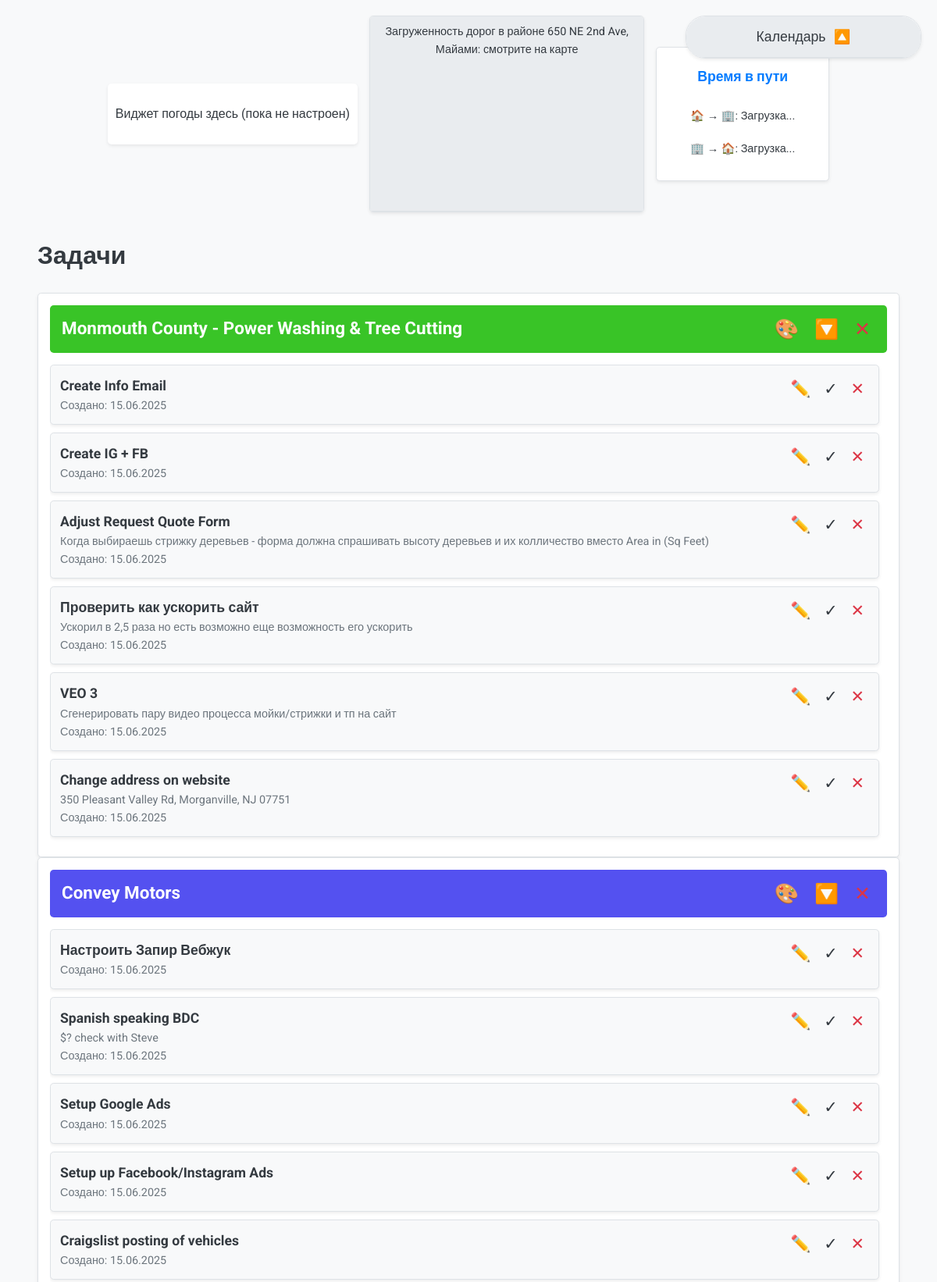
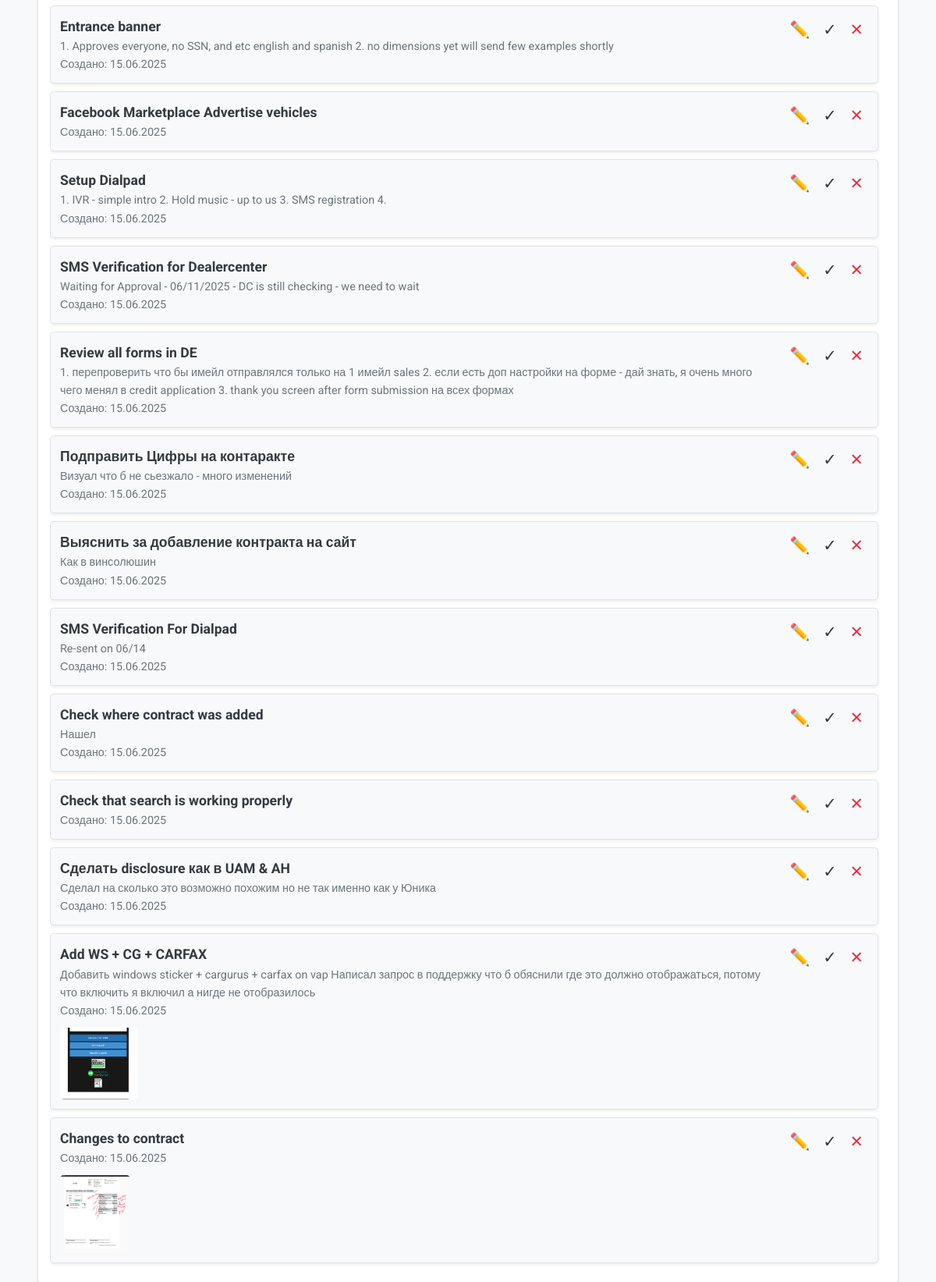
Screenshot of / (signed in, upper part) with the database file from the repository (2 pictures, top to bottom).
### models.py (models this page shows)
class Category(db.Model):
    id = db.Column(db.Integer, primary_key=True)
    name = db.Column(db.String(50), nullable=False)
    color = db.Column(db.String(7), default='#ffffff')
    order = db.Column(db.Integer, default=0)

class Task(db.Model):
    id = db.Column(db.Integer, primary_key=True)
    title = db.Column(db.String(100), nullable=False)
    note = db.Column(db.Text, nullable=True)
    deadline = db.Column(db.Date, nullable=True)
    completed = db.Column(db.Boolean, default=False)
    created_at = db.Column(db.Date, nullable=False)
    order = db.Column(db.Integer, default=0, nullable=False)
    category_id = db.Column(db.Integer, db.ForeignKey('category.id'), nullable=False)
    user_id = db.Column(db.Integer, db.ForeignKey('user.id'), nullable=False)
    file_urls = db.Column(db.String(1024), nullable=True)  # Список URL через запятую
    category = db.relationship('Category', backref=db.backref('tasks', lazy=True))
    user = db.relationship('User', backref=db.backref('tasks', lazy=True))

### views.py (the view)
@main.route('/')
@login_required
def index():
    categories = Category.query.order_by(Category.order).all()
    tasks_by_cat = {cat.id: Task.query.filter_by(category_id=cat.id, user_id=current_user.id).order_by(Task.order).all() for cat in categories}
    tasks_by_cat_with_files = {}
    for cat_id, tasks in tasks_by_cat.items():
        tasks_with_files = []
        for task in tasks:
            file_info = []
            if task.file_urls:
                for url in task.file_urls.split(','):
                    if url:
                        filename = url.split('/')[-1].split('_', 1)[-1]
                        is_image = url.lower().endswith(('.png', '.jpg', '.jpeg', '.gif'))
                        is_document = url.lower().endswith(('.pdf', '.docx', '.csv', '.xlsx'))
                        file_info.append({
                            'url': url,
                            'filename': filename,
                            'is_image': is_image,
                            'is_document': is_document
                        })
            tasks_with_files.append({
                'task': task,
                'files': file_info
            })
        tasks_by_cat_with_files[cat_id] = tasks_with_files
    deadline_events = [
        {
            'id': str(task.id),
            'title': task.title,
            'start': task.deadline.strftime('%Y-%m-%d') if task.deadline else None,
            'color': '#6c757d' if task.completed else '#dc3545',
            'completed': task.completed
        }
        for cat in categories
        for task in tasks_by_cat[cat.id]
        if task.deadline
    ]
    return render_template('index.html', categories=categories, tasks_by_cat=tasks_by_cat_with_files,
                           deadline_events=deadline_events)

### app.py (called while the page is built)
@login_manager.user_loader
def load_user(user_id):
    return User.query.get(int(user_id))

### templates/index.html (shortened to what this page needs)
{% extends "base.html" %}
{% block content %}
<div class="container">
    <h1>Задачи</h1>
    <div class="calendar-wrapper calendar-collapsed">
        <div class="calendar-toggle">
            <span>Календарь</span>
            <span class="toggle-icon"></span>
        </div>
    </div>
    <div class="categories-grid">
        {% for cat in categories %}
            <div class="category" id="category-{{ cat.id }}" draggable="true">
                <div class="category-header" style="background-color: {{ cat.color }};">
                    <h3>{{ cat.name }}</h3>
                    <div class="button-group">
                        <button class="edit-category-color btn-action" data-cat-id="{{ cat.id }}" title="Изменить цвет категории">🎨</button>
                        <button class="toggle-tasks btn-action" data-cat-id="{{ cat.id }}" title="Свернуть/развернуть задачи">🔽</button>
                        <button class="delete-category btn-action btn-action-danger" data-cat-id="{{ cat.id }}" title="Удалить категорию">✕</button>
                    </div>
                </div>
                <div id="task-container-{{ cat.id }}" class="task-container">
                    {% for task_data in tasks_by_cat[cat.id] %}
                        {% set task = task_data.task %}
                        <div class="task-item" id="task-{{ task.id }}" data-task-id="{{ task.id }}" data-task-deadline="{% if task.deadline %}{{ task.deadline.strftime('%Y-%m-%d') }}{% endif %}" draggable="true">
                            <div class="task-content">
                                <div id="task-display-{{ task.id }}">
                                    <strong class="{{ 'completed' if task.completed else '' }}">{{ task.title }}</strong>
                                    {% if task.note %}
                                        <p>{{ task.note }}</p>
                                    {% endif %}
                                    <p>Создано: {{ task.created_at.strftime('%d.%m.%Y') }}</p>
                                    {% if task_data.files %}
                                        <div class="file-list">
                                            {% for file in task_data.files %}
                                                {% if file.is_image %}
                                                    <img src="{{ file.url }}" alt="{{ file.filename }}" class="task-image" data-full-url="{{ file.url }}">
                                                {% elif file.is_document %}
                                                    <a href="#" class="file-link" data-file-url="{{ file.url }}">{{ file.filename }}</a>
                                                {% endif %}
                                            {% endfor %}
                                        </div>
                                    {% endif %}
                                </div>
                            </div>
                            <div class="task-actions">
                                <button class="edit-task-button btn-action" data-task-id="{{ task.id }}" title="Редактировать задачу">✏️</button>
                                <button class="toggle-task btn-action" data-task-id="{{ task.id }}" title="{{ 'Возобновить' if task.completed else 'Завершить' }}">{% if task.completed %}↺{% else %}✓{% endif %}</button>
                                <button class="delete-task btn-action btn-action-danger" data-task-id="{{ task.id }}" title="Удалить">✕</button>
                            </div>
                        </div>
                    {% endfor %}
                </div>
            </div>
        {% endfor %}
    </div>
</div>
<link rel="stylesheet" href="https://cdn.jsdelivr.net/npm/flatpickr/dist/flatpickr.min.css">
{% endblock %}

### templates/base.html (shortened to what this page needs)
<head>
    <link rel="stylesheet" href="{{ url_for('static', filename='style.css') }}">
    <link rel="stylesheet" href="https://cdn.jsdelivr.net/npm/flatpickr/dist/flatpickr.min.css">
</head>
<body>
    <div class="container">
        <div class="top-widgets-container">
            <div id="weather-widget">
                <p>Виджет погоды здесь (пока не настроен)</p>
            </div>
            <div id="traffic-widget">
                <div id="traffic-summary">Загруженность дорог в районе 650 NE 2nd Ave, Майами: смотрите на карте</div>
            </div>
            <div id="travel-time-widget">
                <h3>Время в пути</h3>
                <p id="home-to-work">🏠 → 🏢: Загрузка...</p>
                <p id="work-to-home">🏢 → 🏠: Загрузка...</p>
            </div>
        </div>
        <div class="content">
            {% block content %}{% endblock %}
        </div>
    </div>
</body>

### static/style.css (style rules this page uses)
html, body { height: 100%; }
body { font-family: 'Roboto', sans-serif; line-height: 1.6; background-color: var(--light-bg); color: var(--text-color); padding-bottom: 120px; }
.container { max-width: 1400px; margin: 20px auto; padding: 0 20px; }
.top-widgets-container { display: flex; justify-content: center; align-items: center; gap: 20px; margin: 0 auto 30px auto; width: fit-content; flex-wrap: wrap; }
#weather-widget { margin-bottom: 0; font-size: 1em; color: var(--text-color); padding: 10px; border-radius: var(--border-radius); background-color: var(--card-bg); box-shadow: var(--shadow); display: flex; flex-direction: column; align-items: center; width: fit-content; margin: 0; }
#traffic-widget { width: 350px; height: 250px; border-radius: var(--border-radius); box-shadow: var(--shadow); overflow: hidden; background-color: var(--card-bg); border: 1px solid var(--border-color); display: flex; flex-direction: column; }
#traffic-summary { padding: 8px 10px; font-size: 0.9em; color: var(--text-color); background-color: var(--dark-bg); border-bottom: 1px solid var(--border-color); text-align: center; flex-shrink: 0; }
#traffic-widget > div:last-child { flex-grow: 1; }
#travel-time-widget { width: 200px; height: 150px; border-radius: var(--border-radius); box-shadow: var(--shadow); background-color: var(--card-bg); border: 1px solid var(--border-color); padding: 10px; display: flex; flex-direction: column; justify-content: center; align-items: center; text-align: center; }
#travel-time-widget h3 { margin-top: 0; margin-bottom: 10px; color: var(--primary-color); font-size: 1.1em; }
#travel-time-widget p { margin-bottom: 5px; font-size: 0.9em; color: var(--text-color); }
.categories-grid { gap: 25px; align-items: flex-start; }
.category { background-color: var(--card-bg); border: 1px solid var(--border-color); border-radius: var(--border-radius); padding: 15px; box-shadow: var(--shadow); transition: transform 0.2s ease, box-shadow 0.2s ease; }
.category-header { display: flex; justify-content: space-between; align-items: center; margin-bottom: 15px; padding: 10px 15px; border-radius: var(--border-radius); color: #fff; font-weight: bold; font-size: 1.2em; position: relative; overflow: hidden; }
.category-header::before { content: ''; position: absolute; top: 0; left: 0; right: 0; bottom: 0; background: inherit; opacity: 0.8; z-index: -1; }
.category-header h3 { margin: 0; color: #fff; }
.button-group { display: flex; gap: 8px; }
.btn-action { background: none; border: none; cursor: pointer; font-size: 1.3em; padding: 6px; border-radius: 50%; transition: background-color 0.3s, color 0.3s; color: var(--text-color); }
.btn-action-danger { color: var(--danger-color); }
.task-container { overflow-x: hidden; padding-right: 10px; }
.task-item { background-color: var(--light-bg); border: 1px solid var(--border-color); border-radius: var(--border-radius); padding: 12px; margin-bottom: 10px; display: flex; justify-content: space-between; align-items: flex-start; box-shadow: var(--shadow); transition: background-color 0.2s ease; }
.task-content { flex-grow: 1; flex-basis: 0; min-width: 0; display: flex; flex-direction: column; gap: 5px; }
.task-content strong { font-size: 1.1em; color: var(--text-color); }
.task-content p { margin: 0; color: var(--light-text-color); font-size: 0.9em; }
.task-actions { display: flex; gap: 5px; margin-left: 15px; flex-shrink: 0; }
.file-list { display: flex; flex-wrap: wrap; gap: 10px; margin-top: 10px; overflow-wrap: break-word; }
.task-image { max-width: 100px; max-height: 100px; border-radius: var(--border-radius); cursor: pointer; transition: transform 0.2s ease; }
.calendar-wrapper { position: fixed; top: 20px; right: 20px; width: 300px; z-index: 999; border: 1px solid var(--border-color); border-radius: 25px; box-shadow: var(--shadow); overflow: hidden; transition: max-height 0.3s ease-in-out; }
.calendar-toggle { padding: 12px; background-color: var(--dark-bg); border-bottom: 1px solid var(--border-color); cursor: pointer; text-align: center; font-size: 1.1em; color: var(--text-color); display: flex; justify-content: center; align-items: center; gap: 10px; border-top-left-radius: 25px; border-top-right-radius: 25px; }
@media (min-width: 992px) { .top-widgets-container { justify-content: space-between; gap: 15px; } }

### rows the page displays
Category: name "Monmouth County - Power Washing & Tree Cutting"
Task: title "Create Info Email", created_at "15.06.2025"
Task: title "Create IG + FB", created_at "15.06.2025"
Task: title "Adjust Request Quote Form", note "Когда выбираешь стрижку деревьев - форма должна спрашивать высоту деревьев и их колличество вместо Area in (Sq Feet)", created_at "15.06.2025"
Task: title "Проверить как ускорить сайт", note "Ускорил в 2,5 раза но есть возможно еще возможность его ускорить", created_at "15.06.2025"
Task: title "VEO 3", note "Сгенерировать пару видео процесса мойки/стрижки и тп на сайт", created_at "15.06.2025"
Task: title "Change address on website", note "350 Pleasant Valley Rd, Morganville, NJ 07751", created_at "15.06.2025"
Category: name "Convey Motors"
Task: title "Настроить Запир Вебжук", created_at "15.06.2025"
Task: title "Spanish speaking BDC", note "$? check with Steve", created_at "15.06.2025"
Task: title "Setup Google Ads", created_at "15.06.2025"
Task: title "Setup up Facebook/Instagram Ads", created_at "15.06.2025"
Task: title "Craigslist posting of vehicles", created_at "15.06.2025"
Task: title "Entrance banner", note "1. Approves everyone, no SSN, and etc english and spanish 2. no dimensions yet will send few examples shortly", created_at "15.06.2025"
Task: title "Facebook Marketplace Advertise vehicles", created_at "15.06.2025"
Task: title "Setup Dialpad", note "1. IVR - simple intro 2. Hold music - up to us 3. SMS registration 4.", created_at "15.06.2025"
Task: title "SMS Verification for Dealercenter", note "Waiting for Approval - 06/11/2025 - DC is still checking - we need to wait", created_at "15.06.2025"
Task: title "Review all forms in DE", note "1. перепроверить что бы имейл отправлялся только на 1 имейл sales 2. если есть доп настройки на форме - дай знать, я очень много чего менял в credit application 3. thank you screen after form submission на всех формах", created_at "15.06.2025"
Task: title "Подправить Цифры на контаракте", note "Визуал что б не сьезжало - много изменений", created_at "15.06.2025"
Task: title "Выяснить за добавление контракта на сайт", note "Как в винсолюшин", created_at "15.06.2025"
Task: title "SMS Verification For Dialpad", note "Re-sent on 06/14", created_at "15.06.2025"
Task: title "Check where contract was added", note "Нашел", created_at "15.06.2025"
Task: title "Check that search is working properly", created_at "15.06.2025"
Task: title "Сделать disclosure как в UAM & AH", note "Сделал на сколько это возможно похожим но не так именно как у Юника", created_at "15.06.2025"
Task: title "Add WS + CG + CARFAX", note "Добавить windows sticker + cargurus + carfax on vap Написал запрос в поддержку что б обяснили где это должно отображаться, потому что включить я включил а нигде не отобразилось", created_at "15.06.2025", url (picture)
Task: title "Changes to contract", created_at "15.06.2025", url (picture)
